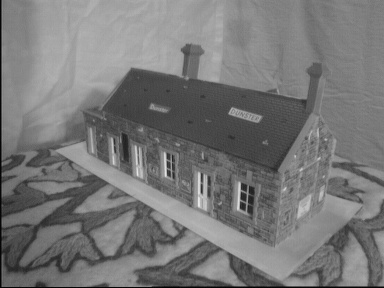
#> input picture house1.jpg, 384 x 288 px
$ jupyter execute --allow-errors project1.ipynb
#> lines starting #> are read from the running program, lines starting #| are printed output that depends on the picture
[cell 1]
import numpy as np
from stl import mesh

# Define the 8 vertices of the cube*
vertices = np.array([\
    [-1, -1, -1],
    [+1, -1, -1],
    [+1, +1, -1],
    [-1, +1, -1],
    [-1, -1, +1],
    [+1, -1, +1],
    [+1, +1, +1],
    [-1, +1, +1]])
# Define the 12 triangles composing the cube
faces = np.array([\
    [0,3,1],
    [1,3,2],
    [0,4,7],
    [0,7,3],
    [4,5,6],
    [4,6,7],
    [5,1,2],
    [5,2,6],
    [2,3,6],
    [3,7,6],
    [0,1,5],
    [0,5,4]])

# Create the mesh*
#> (the rest of this cell did not finish here and is left out)

[cell 2]
import bpy
import numpy as np

from PIL import Image
grey_img = Image.open("house1.jpg").convert('L')

max_size=(500,500)
max_height=30
min_height=0

grey_img.thumbnail(max_size)
imageNp = np.array(grey_img)
maxPix=imageNp.max()
#> maxPix = 232
minPix=imageNp.min()
#> minPix = 0

(W,H)=grey_img.size
#> W = 384; H = 288

print(f"W,H={W},{H}")
#| W,H=384,288
vertices=[]
edges=[]
faces=[]

DX=1
DY=1

for Y in range(0, H, DY):
    for X in range(0,W,DX):
        pixelIntensity = imageNp[Y][X]
        Z = (pixelIntensity * max_height) / maxPix
        vertices.append((X,Y,Z))
#> after the loop, vertices = 110592 items


for X in range(0, W-1, DX):
    for Y in range(0, H-1, DY):
        face_v1= X+Y*W
        face_v2=X + 1 + Y* W
        face_v3=X + 1 + (Y+1) * W

        faces.append((face_v1,face_v2,face_v3))

        face_v1= X+Y*W
        face_v2=X  + (Y+1)* W
        face_v3=X + 1 + (Y+1) * W

        faces.append((face_v1,face_v2,face_v3))

#> (the rest of this cell did not finish here and is left out)

[cell 3]
grey_img = Image.open("house1.jpg").convert('L')

max_size=(500,500)
max_height=10
min_height=0

#height=0 for minPix
#height=maxHeight for maxPIx

grey_img.thumbnail(max_size)
imageNp = np.array(grey_img)
maxPix=imageNp.max()
minPix=imageNp.min()


print(imageNp)
#> (printed output is left out)
(ncols,nrows)=grey_img.size
#> ncols = 384; nrows = 288

vertices=np.zeros((nrows,ncols,3))

for x in range(0, ncols):
  for y in range(0, nrows):
    pixelIntensity = imageNp[y][x]
    z = (pixelIntensity * max_height) / maxPix
    #print(imageNp[y][x])
    vertices[y][x]=(x, y, z)
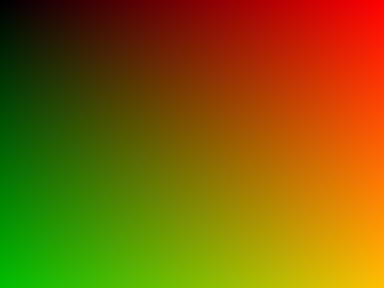
#> vertices: shape (288, 384, 3) float64; mean of channels 0, 1, 2 191.5, 143.5, 5.1; drawn with min black and max white

faces=[]

for x in range(0, ncols - 1):
  for y in range(0, nrows - 1):
    # create face 1
    vertice1 = vertices[y][x]
    vertice2 = vertices[y+1][x]
    vertice3 = vertices[y+1][x+1]
    face1 = np.array([vertice1,vertice2,vertice3])

    # create face 2
    vertice1 = vertices[y][x]
    vertice2 = vertices[y][x+1]
    vertice3 = vertices[y+1][x+1]

    face2 = np.array([vertice1,vertice2,vertice3])

    faces.append(face1)
    faces.append(face2)
#> after the loop, faces = 219842 items

print(f"number of faces: {len(faces)}")
#| number of faces: 219842
facesNp = np.array(faces)
# Create the mesh
#> (the rest of this cell did not finish here and is left out)

[cell 4]
from scipy import spatial
import itertools

vertices = np.array([\
    [-4, -1, -1],
    [+4, -1, -1],
    [+2, +1, -1],
    [-2, +1, -1],
    [-2, -1, +1],
    [+2, -1, +1],
    [+2, +1, +1],
    [-2, +1, +1]])

faces=[]

tree = spatial.KDTree(vertices)

for vertex in vertices:
    for inds in (list(itertools.combinations(tree.query(vertex, k=5)[1],3))):
        faces.append(np.array([vertices[inds[0]],vertices[inds[1]],vertices[inds[2]]]))


print(f"number of faces: {len(faces)}")
facesNp = np.array(faces)
# Create the mesh
#> (the rest of this cell did not finish here and is left out)
